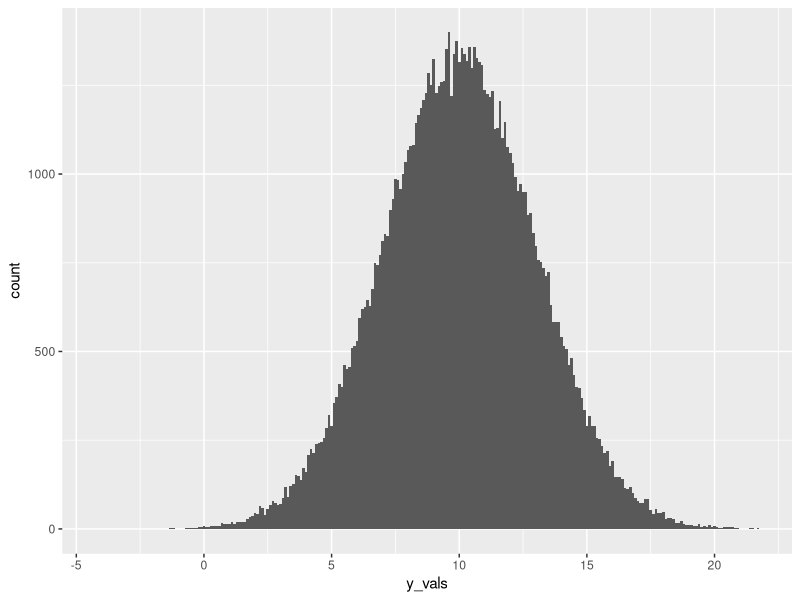
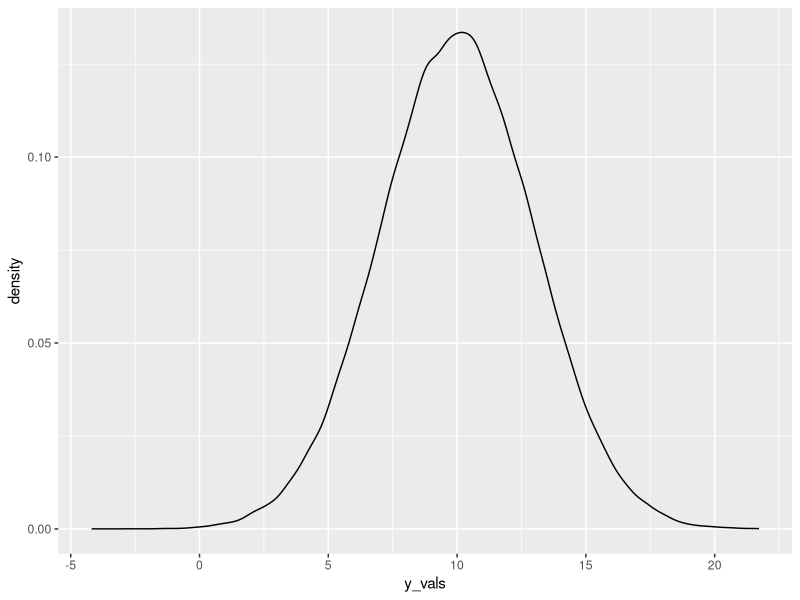
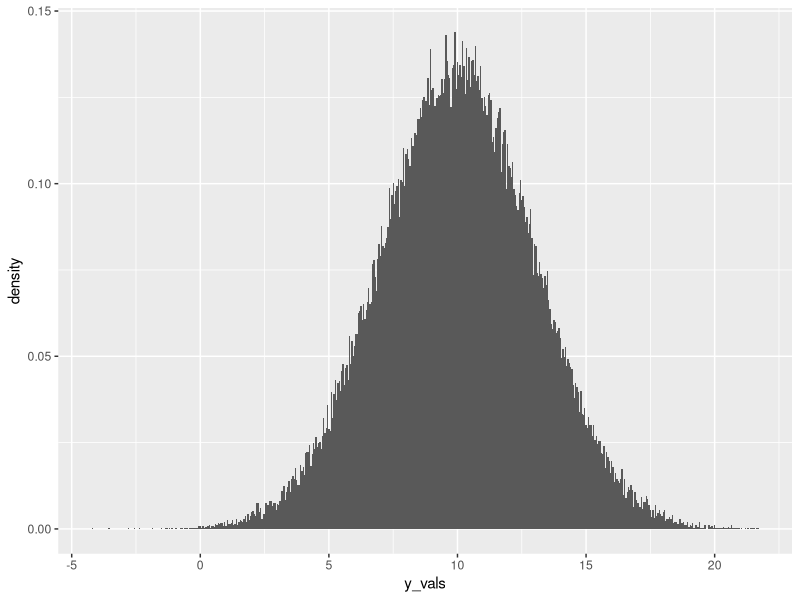
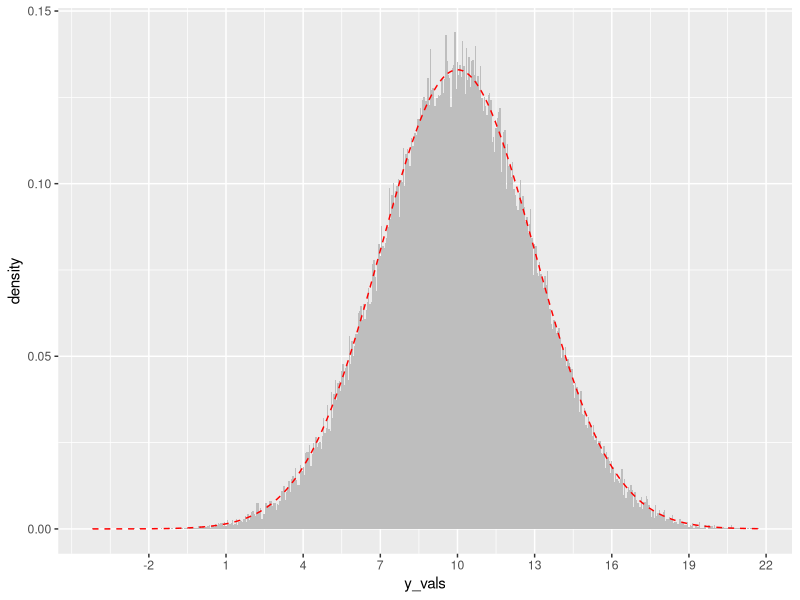
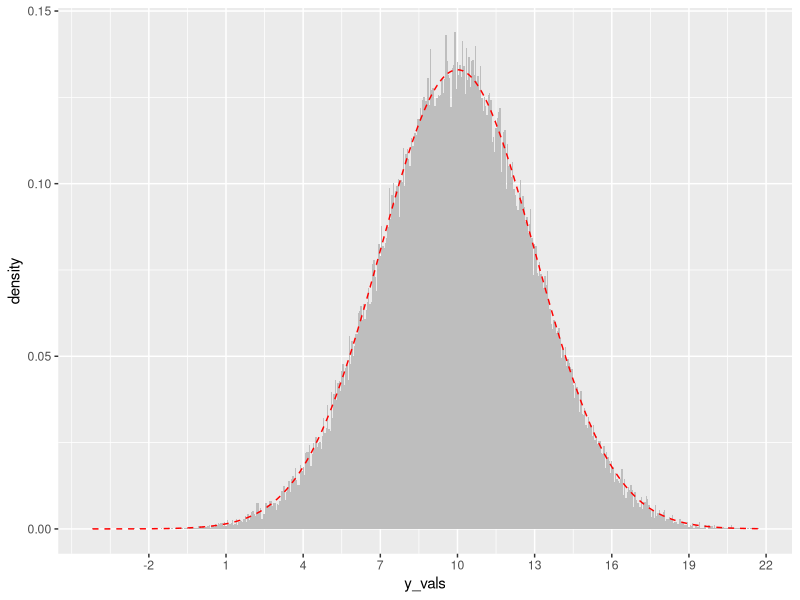
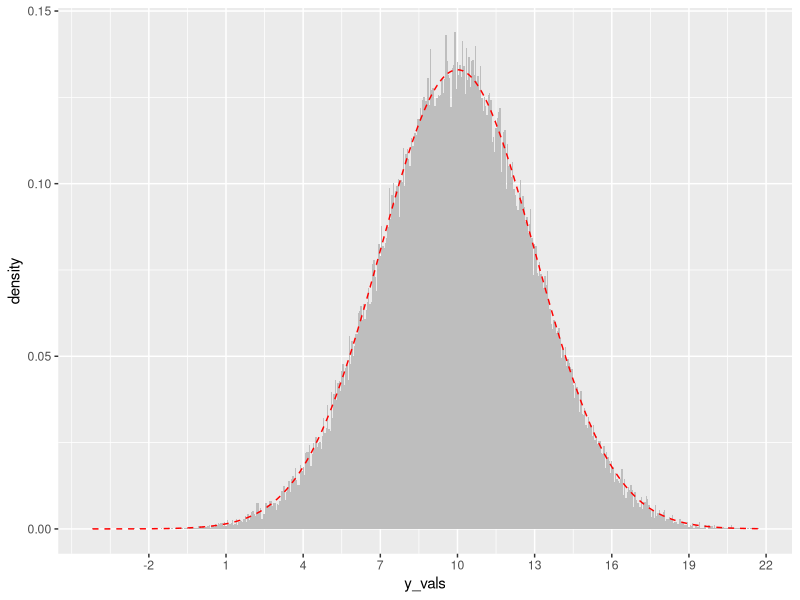

Reproduce these figures in R, in order.
## ---- chunk 1
library(tidyverse)
# didn't use the packages below yet
# library(HistData)
# library(pwr) # library with some exact-calculation power functions
## ---- chunk 2
n_obs <- 1e5

y_vals <- rnorm(n_obs, mean = 10, sd = 3)
mean(y_vals)
sd(y_vals)

ggplot(data = NULL, aes(y_vals)) + geom_histogram(binwidth = .1)

ggplot(data = NULL, aes(y_vals)) + geom_density()

ggplot(data = NULL, aes(y_vals)) + 
    geom_histogram(aes(y = after_stat(density)), binwidth = .05)

y_densities <- dnorm(y_vals, mean = 10, sd = 3)

# tips:
# you can save ggplot plots to variables that you can later "print"
# if you wrap an entire statement with (), it will also "print" the result
(density_histplot <- ggplot(data = NULL, aes(y_vals)) + 
    geom_histogram(aes(y = after_stat(density)), binwidth = .05, fill = "gray") +
    geom_line(aes(y = y_densities), color = "red", linetype = 2) +
    scale_x_continuous(breaks = seq(-2, 22, 3)))

print(density_histplot)
## ---- chunk 3
png("example_density_histplot.png", width = 10, height = 5,
    units = "in", res = 300) 
print(density_histplot) 
dev.off()

## ---- chunk 4
# define standard error of a mean
std_err_mean <- function(x) {
    return(sd(x)/sqrt(length(x)))
}

n_obs <- 100
mu <- 2
sigma <- 5
y_vals <- rnorm(n_obs, mean = mu, sd = sigma)
mean(y_vals)
sd(y_vals)

std_err_mean(y_vals)

(t_val <- mean(y_vals)/std_err_mean(y_vals))
# rt(100, df = n_obs - 1)
2*(1 - pt(t_val, df = n_obs - 1))
t.test(y_vals)


## ---- chunk 5

n_obs <- 10
mu <- 2
sigma <- 5
n_sims <- 1e4
results <- data.frame(sim = 1:n_sims,
                      mean = NA,
                      t = NA,
                      p = NA)
for(this_sim in 1:n_sims) {
    y_vals <- rnorm(n_obs, mean = mu, sd = sigma)
    mean_y <- mean(y_vals)
    t_val <- mean(y_vals)/std_err_mean(y_vals)
    p_val <- 2*(1 - pt(abs(t_val), df = n_obs - 1))
    results[this_sim, c("mean", "t", "p")] <- c(mean_y, t_val, p_val)
}

# 2*(1-pt(2, 99))
# 2*(1-pt(abs(-2), 99))
# mean(y_vals)
# sd(y_vals)

head(results)
mean(results$p < .05)

mean(results$mean[results$p < .05])

# the following line is a little "hack" for working with Positron/RStudio (see note below)
print("bookmark, delete later")
